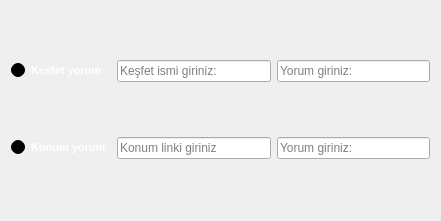
    <widget class="QWidget" name="gridLayoutWidget_3">
     <property name="geometry">
      <rect>
       <x>990</x>
       <y>300</y>
       <width>441</width>
       <height>221</height>
      </rect>
     </property>
     <layout class="QGridLayout" name="yorumislemleri">
      <item row="0" column="0">
       <widget class="QRadioButton" name="kesfetyorum">
        <property name="palette">
         <palette>
          <active>
           <colorrole role="WindowText">
            <brush brushstyle="SolidPattern">
             <color alpha="255">
              <red>255</red>
              <green>255</green>
              <blue>255</blue>
             </color>
            </brush>
           </colorrole>
           <colorrole role="Button">
            <brush brushstyle="LinearGradientPattern">
             <gradient startx="1.000000000000000" starty="0.000000000000000" endx="1.000000000000000" endy="0.000000000000000" type="LinearGradient" spread="PadSpread" coordinatemode="ObjectBoundingMode">
              <gradientstop position="0.000000000000000">
               <color alpha="255">
                <red>102</red>
                <green>107</green>
                <blue>161</blue>
               </color>
              </gradientstop>
              <gradientstop position="1.000000000000000">
               <color alpha="255">
                <red>255</red>
                <green>255</green>
                <blue>255</blue>
               </color>
              </gradientstop>
             </gradient>
            </brush>
           </colorrole>
           <colorrole role="Base">
            <brush brushstyle="LinearGradientPattern">
             <gradient startx="1.000000000000000" starty="0.000000000000000" endx="1.000000000000000" endy="0.000000000000000" type="LinearGradient" spread="PadSpread" coordinatemode="ObjectBoundingMode">
              <gradientstop position="0.000000000000000">
               <color alpha="255">
                <red>102</red>
                <green>107</green>
                <blue>161</blue>
               </color>
              </gradientstop>
              <gradientstop position="1.000000000000000">
               <color alpha="255">
                <red>255</red>
                <green>255</green>
                <blue>255</blue>
               </color>
              </gradientstop>
             </gradient>
            </brush>
           </colorrole>
           <colorrole role="Window">
            <brush brushstyle="LinearGradientPattern">
             <gradient startx="1.000000000000000" starty="0.000000000000000" endx="1.000000000000000" endy="0.000000000000000" type="LinearGradient" spread="PadSpread" coordinatemode="ObjectBoundingMode">
              <gradientstop position="0.000000000000000">
               <color alpha="255">
                <red>102</red>
                <green>107</green>
                <blue>161</blue>
               </color>
              </gradientstop>
              <gradientstop position="1.000000000000000">
               <color alpha="255">
                <red>255</red>
                <green>255</green>
                <blue>255</blue>
               </color>
              </gradientstop>
             </gradient>
            </brush>
           </colorrole>
          </active>
          <inactive>
           <colorrole role="WindowText">
            <brush brushstyle="SolidPattern">
             <color alpha="255">
              <red>255</red>
              <green>255</green>
              <blue>255</blue>
             </color>
            </brush>
           </colorrole>
           <colorrole role="Button">
            <brush brushstyle="LinearGradientPattern">
             <gradient startx="1.000000000000000" starty="0.000000000000000" endx="1.000000000000000" endy="0.000000000000000" type="LinearGradient" spread="PadSpread" coordinatemode="ObjectBoundingMode">
              <gradientstop position="0.000000000000000">
               <color alpha="255">
                <red>102</red>
                <green>107</green>
                <blue>161</blue>
               </color>
              </gradientstop>
              <gradientstop position="1.000000000000000">
               <color alpha="255">
                <red>255</red>
                <green>255</green>
                <blue>255</blue>
               </color>
              </gradientstop>
             </gradient>
            </brush>
           </colorrole>
           <colorrole role="Base">
            <brush brushstyle="LinearGradientPattern">
             <gradient startx="1.000000000000000" starty="0.000000000000000" endx="1.000000000000000" endy="0.000000000000000" type="LinearGradient" spread="PadSpread" coordinatemode="ObjectBoundingMode">
              <gradientstop position="0.000000000000000">
               <color alpha="255">
                <red>102</red>
                <green>107</green>
                <blue>161</blue>
               </color>
              </gradientstop>
              <gradientstop position="1.000000000000000">
               <color alpha="255">
                <red>255</red>
                <green>255</green>
                <blue>255</blue>
               </color>
              </gradientstop>
             </gradient>
            </brush>
           </colorrole>
           <colorrole role="Window">
            <brush brushstyle="LinearGradientPattern">
             <gradient startx="1.000000000000000" starty="0.000000000000000" endx="1.000000000000000" endy="0.000000000000000" type="LinearGradient" spread="PadSpread" coordinatemode="ObjectBoundingMode">
              <gradientstop position="0.000000000000000">
               <color alpha="255">
                <red>102</red>
                <green>107</green>
                <blue>161</blue>
               </color>
              </gradientstop>
              <gradientstop position="1.000000000000000">
               <color alpha="255">
                <red>255</red>
                <green>255</green>
                <blue>255</blue>
               </color>
              </gradientstop>
             </gradient>
            </brush>
           </colorrole>
          </inactive>
          <disabled>
           <colorrole role="WindowText">
            <brush brushstyle="SolidPattern">
             <color alpha="255">
              <red>120</red>
              <green>120</green>
              <blue>120</blue>
             </color>
            </brush>
           </colorrole>
           <colorrole role="Button">
            <brush brushstyle="LinearGradientPattern">
             <gradient startx="1.000000000000000" starty="0.000000000000000" endx="1.000000000000000" endy="0.000000000000000" type="LinearGradient" spread="PadSpread" coordinatemode="ObjectBoundingMode">
              <gradientstop position="0.000000000000000">
               <color alpha="255">
                <red>102</red>
                <green>107</green>
                <blue>161</blue>
               </color>
              </gradientstop>
              <gradientstop position="1.000000000000000">
               <color alpha="255">
                <red>255</red>
                <green>255</green>
                <blue>255</blue>
               </color>
              </gradientstop>
             </gradient>
            </brush>
           </colorrole>
           <colorrole role="Base">
            <brush brushstyle="LinearGradientPattern">
             <gradient startx="1.000000000000000" starty="0.000000000000000" endx="1.000000000000000" endy="0.000000000000000" type="LinearGradient" spread="PadSpread" coordinatemode="ObjectBoundingMode">
              <gradientstop position="0.000000000000000">
               <color alpha="255">
                <red>102</red>
                <green>107</green>
                <blue>161</blue>
               </color>
              </gradientstop>
              <gradientstop position="1.000000000000000">
               <color alpha="255">
                <red>255</red>
                <green>255</green>
                <blue>255</blue>
               </color>
              </gradientstop>
             </gradient>
            </brush>
           </colorrole>
           <colorrole role="Window">
            <brush brushstyle="LinearGradientPattern">
             <gradient startx="1.000000000000000" starty="0.000000000000000" endx="1.000000000000000" endy="0.000000000000000" type="LinearGradient" spread="PadSpread" coordinatemode="ObjectBoundingMode">
              <gradientstop position="0.000000000000000">
               <color alpha="255">
                <red>102</red>
                <green>107</green>
                <blue>161</blue>
               </color>
              </gradientstop>
              <gradientstop position="1.000000000000000">
               <color alpha="255">
                <red>255</red>
                <green>255</green>
                <blue>255</blue>
               </color>
              </gradientstop>
             </gradient>
            </brush>
           </colorrole>
          </disabled>
         </palette>
        </property>
        <property name="font">
         <font>
          <pointsize>8</pointsize>
          <weight>75</weight>
          <bold>true</bold>
         </font>
        </property>
        <property name="text">
         <string>Kesfet yorum</string>
        </property>
       </widget>
      </item>
      <item row="0" column="1">
       <widget class="QLineEdit" name="lnlkesfetbegeni_3">
        <property name="placeholderText">
         <string>Keşfet ismi giriniz:</string>
        </property>
       </widget>
      </item>
      <item row="1" column="1">
       <widget class="QLineEdit" name="lnlkonumbegeni_3">
        <property name="placeholderText">
         <string>Konum linki giriniz</string>
        </property>
       </widget>
      </item>
      <item row="1" column="0">
       <widget class="QRadioButton" name="konumyorum">
        <property name="palette">
         <palette>
          <active>
           <colorrole role="WindowText">
            <brush brushstyle="SolidPattern">
             <color alpha="255">
              <red>255</red>
              <green>255</green>
              <blue>255</blue>
             </color>
            </brush>
           </colorrole>
           <colorrole role="Button">
            <brush brushstyle="LinearGradientPattern">
             <gradient startx="1.000000000000000" starty="0.000000000000000" endx="1.000000000000000" endy="0.000000000000000" type="LinearGradient" spread="PadSpread" coordinatemode="ObjectBoundingMode">
              <gradientstop position="0.000000000000000">
               <color alpha="255">
                <red>102</red>
                <green>107</green>
                <blue>161</blue>
               </color>
              </gradientstop>
              <gradientstop position="1.000000000000000">
               <color alpha="255">
                <red>255</red>
                <green>255</green>
                <blue>255</blue>
               </color>
              </gradientstop>
             </gradient>
            </brush>
           </colorrole>
           <colorrole role="Base">
            <brush brushstyle="LinearGradientPattern">
             <gradient startx="1.000000000000000" starty="0.000000000000000" endx="1.000000000000000" endy="0.000000000000000" type="LinearGradient" spread="PadSpread" coordinatemode="ObjectBoundingMode">
              <gradientstop position="0.000000000000000">
               <color alpha="255">
                <red>102</red>
                <green>107</green>
                <blue>161</blue>
               </color>
              </gradientstop>
              <gradientstop position="1.000000000000000">
               <color alpha="255">
                <red>255</red>
                <green>255</green>
                <blue>255</blue>
               </color>
              </gradientstop>
             </gradient>
            </brush>
           </colorrole>
           <colorrole role="Window">
            <brush brushstyle="LinearGradientPattern">
             <gradient startx="1.000000000000000" starty="0.000000000000000" endx="1.000000000000000" endy="0.000000000000000" type="LinearGradient" spread="PadSpread" coordinatemode="ObjectBoundingMode">
              <gradientstop position="0.000000000000000">
               <color alpha="255">
                <red>102</red>
                <green>107</green>
                <blue>161</blue>
               </color>
              </gradientstop>
              <gradientstop position="1.000000000000000">
               <color alpha="255">
                <red>255</red>
                <green>255</green>
                <blue>255</blue>
               </color>
              </gradientstop>
             </gradient>
            </brush>
           </colorrole>
          </active>
          <inactive>
           <colorrole role="WindowText">
            <brush brushstyle="SolidPattern">
             <color alpha="255">
              <red>255</red>
              <green>255</green>
              <blue>255</blue>
             </color>
            </brush>
           </colorrole>
           <colorrole role="Button">
            <brush brushstyle="LinearGradientPattern">
             <gradient startx="1.000000000000000" starty="0.000000000000000" endx="1.000000000000000" endy="0.000000000000000" type="LinearGradient" spread="PadSpread" coordinatemode="ObjectBoundingMode">
              <gradientstop position="0.000000000000000">
               <color alpha="255">
                <red>102</red>
                <green>107</green>
                <blue>161</blue>
               </color>
              </gradientstop>
              <gradientstop position="1.000000000000000">
               <color alpha="255">
                <red>255</red>
                <green>255</green>
                <blue>255</blue>
               </color>
              </gradientstop>
             </gradient>
            </brush>
           </colorrole>
           <colorrole role="Base">
            <brush brushstyle="LinearGradientPattern">
             <gradient startx="1.000000000000000" starty="0.000000000000000" endx="1.000000000000000" endy="0.000000000000000" type="LinearGradient" spread="PadSpread" coordinatemode="ObjectBoundingMode">
              <gradientstop position="0.000000000000000">
               <color alpha="255">
                <red>102</red>
                <green>107</green>
                <blue>161</blue>
               </color>
              </gradientstop>
              <gradientstop position="1.000000000000000">
               <color alpha="255">
                <red>255</red>
                <green>255</green>
                <blue>255</blue>
               </color>
              </gradientstop>
             </gradient>
            </brush>
           </colorrole>
           <colorrole role="Window">
            <brush brushstyle="LinearGradientPattern">
             <gradient startx="1.000000000000000" starty="0.000000000000000" endx="1.000000000000000" endy="0.000000000000000" type="LinearGradient" spread="PadSpread" coordinatemode="ObjectBoundingMode">
              <gradientstop position="0.000000000000000">
               <color alpha="255">
                <red>102</red>
                <green>107</green>
                <blue>161</blue>
               </color>
              </gradientstop>
              <gradientstop position="1.000000000000000">
               <color alpha="255">
                <red>255</red>
                <green>255</green>
                <blue>255</blue>
               </color>
              </gradientstop>
             </gradient>
            </brush>
           </colorrole>
          </inactive>
          <disabled>
           <colorrole role="WindowText">
            <brush brushstyle="SolidPattern">
             <color alpha="255">
              <red>120</red>
              <green>120</green>
              <blue>120</blue>
             </color>
            </brush>
           </colorrole>
           <colorrole role="Button">
            <brush brushstyle="LinearGradientPattern">
             <gradient startx="1.000000000000000" starty="0.000000000000000" endx="1.000000000000000" endy="0.000000000000000" type="LinearGradient" spread="PadSpread" coordinatemode="ObjectBoundingMode">
              <gradientstop position="0.000000000000000">
               <color alpha="255">
                <red>102</red>
                <green>107</green>
                <blue>161</blue>
               </color>
              </gradientstop>
              <gradientstop position="1.000000000000000">
               <color alpha="255">
                <red>255</red>
                <green>255</green>
                <blue>255</blue>
               </color>
              </gradientstop>
             </gradient>
            </brush>
           </colorrole>
           <colorrole role="Base">
            <brush brushstyle="LinearGradientPattern">
             <gradient startx="1.000000000000000" starty="0.000000000000000" endx="1.000000000000000" endy="0.000000000000000" type="LinearGradient" spread="PadSpread" coordinatemode="ObjectBoundingMode">
              <gradientstop position="0.000000000000000">
               <color alpha="255">
                <red>102</red>
                <green>107</green>
                <blue>161</blue>
               </color>
              </gradientstop>
              <gradientstop position="1.000000000000000">
               <color alpha="255">
                <red>255</red>
                <green>255</green>
                <blue>255</blue>
               </color>
              </gradientstop>
             </gradient>
            </brush>
           </colorrole>
           <colorrole role="Window">
            <brush brushstyle="LinearGradientPattern">
             <gradient startx="1.000000000000000" starty="0.000000000000000" endx="1.000000000000000" endy="0.000000000000000" type="LinearGradient" spread="PadSpread" coordinatemode="ObjectBoundingMode">
              <gradientstop position="0.000000000000000">
               <color alpha="255">
                <red>102</red>
                <green>107</green>
                <blue>161</blue>
               </color>
              </gradientstop>
              <gradientstop position="1.000000000000000">
               <color alpha="255">
                <red>255</red>
                <green>255</green>
                <blue>255</blue>
               </color>
              </gradientstop>
             </gradient>
            </brush>
           </colorrole>
          </disabled>
         </palette>
        </property>
        <property name="font">
         <font>
          <pointsize>8</pointsize>
          <weight>75</weight>
          <bold>true</bold>
         </font>
        </property>
        <property name="text">
         <string>Konum yorum</string>
        </property>
       </widget>
      </item>
      <item row="0" column="2">
       <widget class="QLineEdit" name="kesfetyorumtext">
        <property name="placeholderText">
         <string>Yorum giriniz:</string>
        </property>
       </widget>
      </item>
      <item row="1" column="2">
       <widget class="QLineEdit" name="konumyorumtext">
        <property name="placeholderText">
         <string>Yorum giriniz:</string>
        </property>
       </widget>
      </item>
     </layout>
    </widget>
